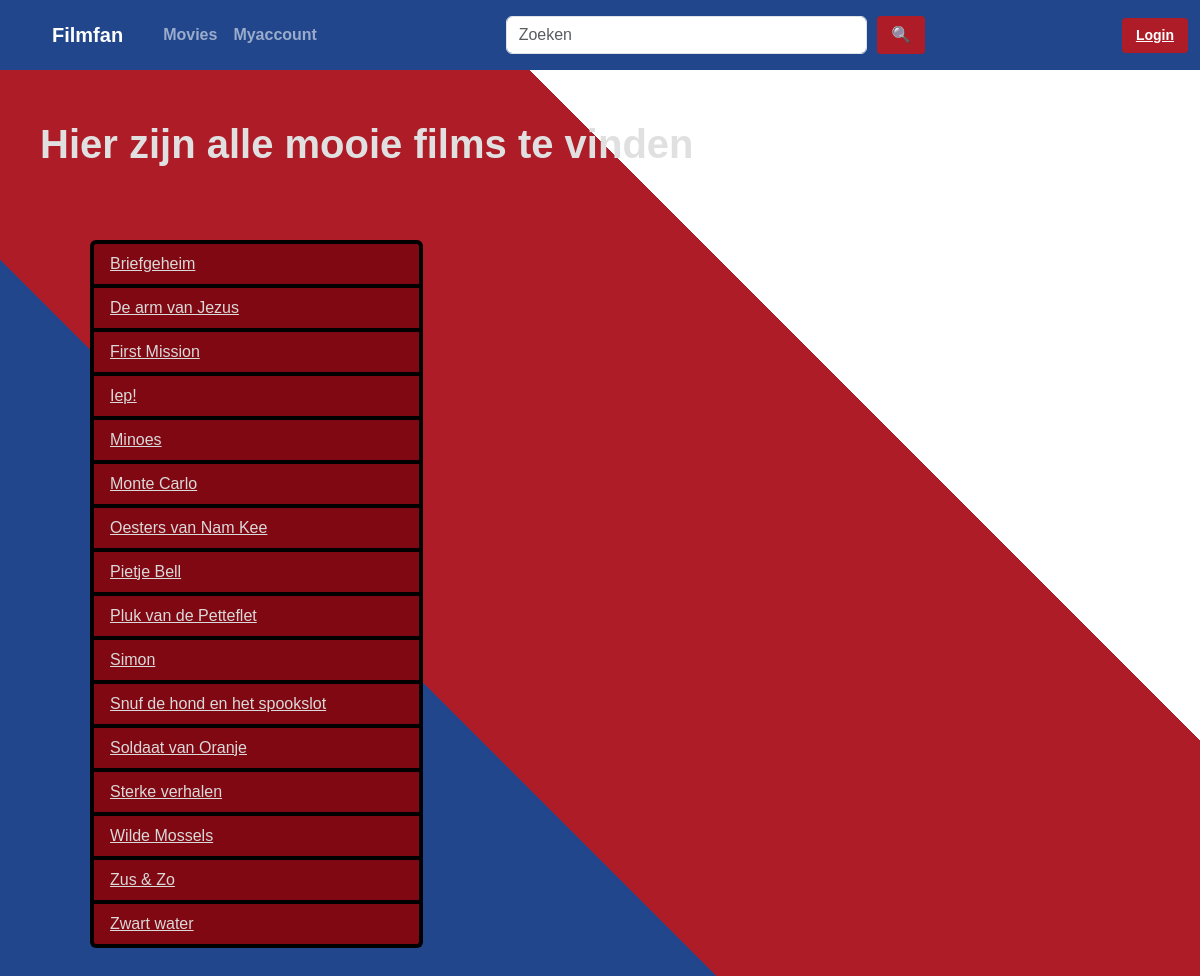
The app's page /movies with its own data.
### app/models.py (models this page shows, shortened)
class Film(db.Model):
    id: Mapped[int] = mapped_column(primary_key=True)
    title: Mapped[str] = mapped_column(Text)
    regisseur_id: Mapped[int] = mapped_column(ForeignKey("regisseur.id"))
    release_datum: Mapped[date] = mapped_column(Date, nullable=False)
    trailer_url: Mapped[str] = mapped_column(Text, nullable=False)
    regisseur = relationship("Regisseur", back_populates="films")
    rollen = relationship("Rol", back_populates="film")
    favorite_links = relationship("Favorite", back_populates="film")
    ratings = relationship("Rating", back_populates="film")

### app/main/routes.py (the view)
@bp.route("/movies")
def movies():
    query = db.select(Film).order_by(Film.title.asc())
    filmslist = db.session.execute(query).scalars().all()
    return render_template("movies.html", filmslist=filmslist)

### app/main/templates/movies.html (shortened to what this page needs)
{% extends "template.html" %}
{% block stylesheet %}
<link rel = "stylesheet" href = "{{url_for('static',filename='css/template.css')}}">
<link rel="stylesheet" href="{{ url_for('static', filename='css/movies.css') }}">
{% endblock %}
{% block content %}
<h1> <strong>Hier zijn alle mooie films te vinden </strong></h1>
<br>
<div class ="content-margin">
<ul class ="list-group">
    {% for film in filmslist %}
        <li class = "list-group-item">
            <a href="/film/{{ film.id }}">{{ film.title }}</a>
        </li>
    {% endfor %}
</ul>
</div>
{% endblock %}

### app/static/css/template.css (style rules this page uses)
body { background: linear-gradient(45deg, #21468C 33%, #AE1C28 33%, #AE1C28 66%, #FFFFFF 66%); color: #E0E0E0; font-family: Arial, sans-serif; background-size: cover; background-position: center center; background-attachment: fixed; min-height: 100vh; }
.content-margin { margin-left: 50px ; margin-top: 40px; }
a { color:#d9d9d9; }
.list-group-item { background-color: #800812; color: #d9d9d9; border-color: #000000; border-width: 4px; }

### app/static/css/movies.css (style rules this page uses)
.list-group-item { min-width: 300px; max-width: 30% }
.list-group { padding-bottom:30px; }

### records on screen
Film: title "Briefgeheim"
Film: title "De arm van Jezus"
Film: title "First Mission"
Film: title "Iep!"
Film: title "Minoes"
Film: title "Monte Carlo"
Film: title "Oesters van Nam Kee"
Film: title "Pietje Bell"
Film: title "Pluk van de Petteflet"
Film: title "Simon"
Film: title "Snuf de hond en het spookslot"
Film: title "Soldaat van Oranje"
Film: title "Sterke verhalen"
Film: title "Wilde Mossels"
Film: title "Zus & Zo"
Film: title "Zwart water"
